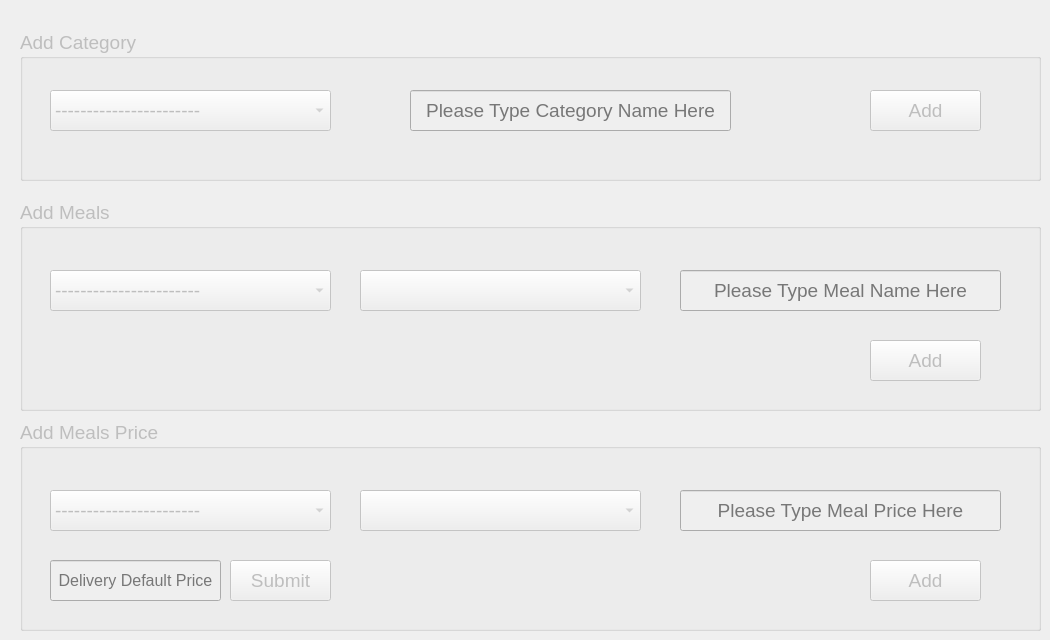
    <widget class="QWidget" name="tab_2">
     <attribute name="title">
      <string>Setting</string>
     </attribute>
     <widget class="QGroupBox" name="groupBox_10">
      <property name="enabled">
       <bool>false</bool>
      </property>
      <property name="geometry">
       <rect>
        <x>20</x>
        <y>200</y>
        <width>1021</width>
        <height>211</height>
       </rect>
      </property>
      <property name="font">
       <font>
        <pointsize>14</pointsize>
       </font>
      </property>
      <property name="title">
       <string>Add Meals</string>
      </property>
      <widget class="QPushButton" name="pushButton_57">
       <property name="geometry">
        <rect>
         <x>850</x>
         <y>140</y>
         <width>111</width>
         <height>41</height>
        </rect>
       </property>
       <property name="font">
        <font>
         <pointsize>14</pointsize>
        </font>
       </property>
       <property name="text">
        <string>Add</string>
       </property>
      </widget>
      <widget class="QComboBox" name="comboBox">
       <property name="geometry">
        <rect>
         <x>340</x>
         <y>70</y>
         <width>281</width>
         <height>41</height>
        </rect>
       </property>
       <property name="font">
        <font>
         <pointsize>14</pointsize>
        </font>
       </property>
      </widget>
      <widget class="QLineEdit" name="lineEdit_4">
       <property name="geometry">
        <rect>
         <x>660</x>
         <y>70</y>
         <width>321</width>
         <height>41</height>
        </rect>
       </property>
       <property name="font">
        <font>
         <pointsize>14</pointsize>
        </font>
       </property>
       <property name="alignment">
        <set>Qt::AlignCenter</set>
       </property>
       <property name="placeholderText">
        <string>Please Type Meal Name Here</string>
       </property>
      </widget>
      <widget class="QComboBox" name="comboBox_4">
       <property name="geometry">
        <rect>
         <x>30</x>
         <y>70</y>
         <width>281</width>
         <height>41</height>
        </rect>
       </property>
       <property name="font">
        <font>
         <pointsize>14</pointsize>
        </font>
       </property>
       <item>
        <property name="text">
         <string>-----------------------</string>
        </property>
       </item>
      </widget>
     </widget>
     <widget class="QGroupBox" name="groupBox_11">
      <property name="enabled">
       <bool>false</bool>
      </property>
      <property name="geometry">
       <rect>
        <x>20</x>
        <y>30</y>
        <width>1021</width>
        <height>151</height>
       </rect>
      </property>
      <property name="font">
       <font>
        <pointsize>14</pointsize>
       </font>
      </property>
      <property name="title">
       <string>Add Category</string>
      </property>
      <widget class="QPushButton" name="pushButton_115">
       <property name="geometry">
        <rect>
         <x>850</x>
         <y>60</y>
         <width>111</width>
         <height>41</height>
        </rect>
       </property>
       <property name="font">
        <font>
         <pointsize>14</pointsize>
        </font>
       </property>
       <property name="text">
        <string>Add</string>
       </property>
      </widget>
      <widget class="QLineEdit" name="lineEdit_9">
       <property name="geometry">
        <rect>
         <x>390</x>
         <y>60</y>
         <width>321</width>
         <height>41</height>
        </rect>
       </property>
       <property name="font">
        <font>
         <pointsize>14</pointsize>
        </font>
       </property>
       <property name="alignment">
        <set>Qt::AlignCenter</set>
       </property>
       <property name="placeholderText">
        <string>Please Type Category Name Here</string>
       </property>
      </widget>
      <widget class="QComboBox" name="comboBox_3">
       <property name="geometry">
        <rect>
         <x>30</x>
         <y>60</y>
         <width>281</width>
         <height>41</height>
        </rect>
       </property>
       <property name="font">
        <font>
         <pointsize>14</pointsize>
        </font>
       </property>
       <item>
        <property name="text">
         <string>-----------------------</string>
        </property>
       </item>
      </widget>
     </widget>
     <widget class="QGroupBox" name="groupBox_12">
      <property name="enabled">
       <bool>false</bool>
      </property>
      <property name="geometry">
       <rect>
        <x>20</x>
        <y>420</y>
        <width>1021</width>
        <height>211</height>
       </rect>
      </property>
      <property name="font">
       <font>
        <pointsize>14</pointsize>
       </font>
      </property>
      <property name="title">
       <string>Add Meals Price</string>
      </property>
      <widget class="QPushButton" name="pushButton_181">
       <property name="geometry">
        <rect>
         <x>850</x>
         <y>140</y>
         <width>111</width>
         <height>41</height>
        </rect>
       </property>
       <property name="font">
        <font>
         <pointsize>14</pointsize>
        </font>
       </property>
       <property name="text">
        <string>Add</string>
       </property>
      </widget>
      <widget class="QComboBox" name="comboBox_2">
       <property name="geometry">
        <rect>
         <x>340</x>
         <y>70</y>
         <width>281</width>
         <height>41</height>
        </rect>
       </property>
       <property name="font">
        <font>
         <pointsize>14</pointsize>
        </font>
       </property>
      </widget>
      <widget class="QLineEdit" name="lineEdit_5">
       <property name="geometry">
        <rect>
         <x>660</x>
         <y>70</y>
         <width>321</width>
         <height>41</height>
        </rect>
       </property>
       <property name="font">
        <font>
         <pointsize>14</pointsize>
        </font>
       </property>
       <property name="alignment">
        <set>Qt::AlignCenter</set>
       </property>
       <property name="placeholderText">
        <string>Please Type Meal Price Here</string>
       </property>
      </widget>
      <widget class="QComboBox" name="comboBox_5">
       <property name="geometry">
        <rect>
         <x>30</x>
         <y>70</y>
         <width>281</width>
         <height>41</height>
        </rect>
       </property>
       <property name="font">
        <font>
         <pointsize>14</pointsize>
        </font>
       </property>
       <item>
        <property name="text">
         <string>-----------------------</string>
        </property>
       </item>
      </widget>
      <widget class="QLineEdit" name="lineEdit_6">
       <property name="geometry">
        <rect>
         <x>30</x>
         <y>140</y>
         <width>171</width>
         <height>41</height>
        </rect>
       </property>
       <property name="font">
        <font>
         <pointsize>12</pointsize>
         <weight>50</weight>
         <bold>false</bold>
        </font>
       </property>
       <property name="alignment">
        <set>Qt::AlignCenter</set>
       </property>
       <property name="placeholderText">
        <string>Delivery Default Price</string>
       </property>
      </widget>
      <widget class="QPushButton" name="pushButton_182">
       <property name="geometry">
        <rect>
         <x>210</x>
         <y>140</y>
         <width>101</width>
         <height>41</height>
        </rect>
       </property>
       <property name="font">
        <font>
         <pointsize>14</pointsize>
        </font>
       </property>
       <property name="text">
        <string>Submit</string>
       </property>
      </widget>
     </widget>
    </widget>
